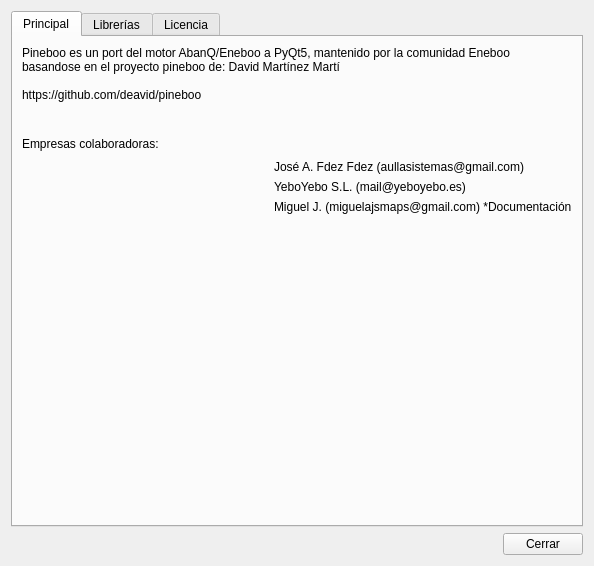
<?xml version="1.0" encoding="UTF-8"?>
<ui version="4.0">
 <class>Form</class>
 <widget class="QWidget" name="Form">
  <property name="geometry">
   <rect>
    <x>0</x>
    <y>0</y>
    <width>594</width>
    <height>566</height>
   </rect>
  </property>
  <property name="maximumSize">
   <size>
    <width>1042</width>
    <height>1132</height>
   </size>
  </property>
  <property name="windowTitle">
   <string>Acerca de pineboo</string>
  </property>
  <property name="windowIcon">
   <iconset>
    <normaloff>../../../../../core/images/icono_pi/Symbol_pi_256.png</normaloff>../../../../../core/images/icono_pi/Symbol_pi_256.png</iconset>
  </property>
  <layout class="QVBoxLayout" name="verticalLayout">
   <item>
    <widget class="QTabWidget" name="tabWidget">
     <property name="currentIndex">
      <number>0</number>
     </property>
     <widget class="QWidget" name="tab_principal">
      <attribute name="title">
       <string>Principal</string>
      </attribute>
      <layout class="QVBoxLayout" name="verticalLayout_3">
       <item>
        <widget class="QLabel" name="label">
         <property name="text">
          <string>Pineboo es un port del motor AbanQ/Eneboo a PyQt5, mantenido por la comunidad Eneboo basandose en el proyecto pineboo de: David Martínez Martí

https://github.com/deavid/pineboo</string>
         </property>
         <property name="scaledContents">
          <bool>false</bool>
         </property>
         <property name="alignment">
          <set>Qt::AlignLeading|Qt::AlignLeft|Qt::AlignTop</set>
         </property>
         <property name="wordWrap">
          <bool>true</bool>
         </property>
        </widget>
       </item>
       <item>
        <layout class="QHBoxLayout" name="horizontalLayout_5">
         <item>
          <spacer name="horizontalSpacer_4">
           <property name="orientation">
            <enum>Qt::Horizontal</enum>
           </property>
           <property name="sizeHint" stdset="0">
            <size>
             <width>40</width>
             <height>20</height>
            </size>
           </property>
          </spacer>
         </item>
         <item>
          <widget class="QLabel" name="label_2">
           <property name="maximumSize">
            <size>
             <width>300</width>
             <height>300</height>
            </size>
           </property>
           <property name="text">
            <string/>
           </property>
           <property name="pixmap">
            <pixmap>../../../../../core/images/icono_pi/Symbol_pi_1024.png</pixmap>
           </property>
           <property name="scaledContents">
            <bool>true</bool>
           </property>
          </widget>
         </item>
         <item>
          <spacer name="horizontalSpacer_5">
           <property name="orientation">
            <enum>Qt::Horizontal</enum>
           </property>
           <property name="sizeHint" stdset="0">
            <size>
             <width>40</width>
             <height>20</height>
            </size>
           </property>
          </spacer>
         </item>
        </layout>
       </item>
       <item>
        <layout class="QHBoxLayout" name="horizontalLayout_3">
         <item>
          <widget class="QLabel" name="label_3">
           <property name="text">
            <string>Empresas colaboradoras:</string>
           </property>
          </widget>
         </item>
         <item>
          <spacer name="horizontalSpacer_3">
           <property name="orientation">
            <enum>Qt::Horizontal</enum>
           </property>
           <property name="sizeHint" stdset="0">
            <size>
             <width>40</width>
             <height>20</height>
            </size>
           </property>
          </spacer>
         </item>
        </layout>
       </item>
       <item>
        <layout class="QHBoxLayout" name="horizontalLayout_6">
         <item>
          <spacer name="horizontalSpacer_6">
           <property name="orientation">
            <enum>Qt::Horizontal</enum>
           </property>
           <property name="sizeHint" stdset="0">
            <size>
             <width>178</width>
             <height>20</height>
            </size>
           </property>
          </spacer>
         </item>
         <item>
          <layout class="QVBoxLayout" name="verticalLayout_2">
           <item>
            <widget class="QLabel" name="label_4">
             <property name="text">
              <string>José A. Fdez Fdez (aullasistemas@gmail.com)</string>
             </property>
            </widget>
           </item>
           <item>
            <widget class="QLabel" name="label_5">
             <property name="text">
              <string>YeboYebo S.L. (mail@yeboyebo.es)</string>
             </property>
            </widget>
           </item>
           <item>
            <widget class="QLabel" name="label_6">
             <property name="text">
              <string>Miguel J. (miguelajsmaps@gmail.com) *Documentación</string>
             </property>
            </widget>
           </item>
          </layout>
         </item>
        </layout>
       </item>
       <item>
        <spacer name="verticalSpacer">
         <property name="orientation">
          <enum>Qt::Vertical</enum>
         </property>
         <property name="sizeHint" stdset="0">
          <size>
           <width>20</width>
           <height>70</height>
          </size>
         </property>
        </spacer>
       </item>
      </layout>
     </widget>
     <widget class="QWidget" name="tab_librerias">
      <attribute name="title">
       <string>Librerías</string>
      </attribute>
      <layout class="QVBoxLayout" name="verticalLayout_5">
       <item>
        <widget class="QLabel" name="lbl_librerias">
         <property name="text">
          <string/>
         </property>
         <property name="wordWrap">
          <bool>true</bool>
         </property>
        </widget>
       </item>
       <item>
        <spacer name="verticalSpacer_2">
         <property name="orientation">
          <enum>Qt::Vertical</enum>
         </property>
         <property name="sizeHint" stdset="0">
          <size>
           <width>20</width>
           <height>431</height>
          </size>
         </property>
        </spacer>
       </item>
       <item>
        <layout class="QHBoxLayout" name="horizontalLayout_4">
         <item>
          <spacer name="horizontalSpacer_2">
           <property name="orientation">
            <enum>Qt::Horizontal</enum>
           </property>
           <property name="sizeHint" stdset="0">
            <size>
             <width>398</width>
             <height>20</height>
            </size>
           </property>
          </spacer>
         </item>
         <item>
          <widget class="QPushButton" name="btn_clipboard">
           <property name="text">
            <string>Copiar al portapapeles</string>
           </property>
          </widget>
         </item>
        </layout>
       </item>
      </layout>
     </widget>
     <widget class="QWidget" name="tab_licencia">
      <attribute name="title">
       <string>Licencia</string>
      </attribute>
      <layout class="QVBoxLayout" name="verticalLayout_4">
       <item>
        <widget class="QPlainTextEdit" name="plainTextEdit">
         <property name="plainText">
          <string>Copyright © 2012 David Martínez Martí

Permission is hereby granted, free of charge, to any person obtaining a copy of 
this software and associated documentation files (the “Software”), to deal in 
the Software without restriction, including without limitation the rights to 
use, copy, modify, merge, publish, distribute, sublicense, and/or sell copies 
of the Software, and to permit persons to whom the Software is furnished to do 
so, subject to the following conditions:

The above copyright notice and this permission notice shall be included in all 
copies or substantial portions of the Software.

THE SOFTWARE IS PROVIDED “AS IS”, WITHOUT WARRANTY OF ANY KIND, EXPRESS OR 
IMPLIED, INCLUDING BUT NOT LIMITED TO THE WARRANTIES OF MERCHANTABILITY, FITNESS 
FOR A PARTICULAR PURPOSE AND NONINFRINGEMENT. IN NO EVENT SHALL THE AUTHORS OR 
COPYRIGHT HOLDERS BE LIABLE FOR ANY CLAIM, DAMAGES OR OTHER LIABILITY, WHETHER 
IN AN ACTION OF CONTRACT, TORT OR OTHERWISE, ARISING FROM, OUT OF OR IN 
CONNECTION WITH THE SOFTWARE OR THE USE OR OTHER DEALINGS IN THE SOFTWARE.</string>
         </property>
        </widget>
       </item>
      </layout>
     </widget>
    </widget>
   </item>
   <item>
    <layout class="QHBoxLayout" name="horizontalLayout_2">
     <item>
      <layout class="QHBoxLayout" name="horizontalLayout">
       <item>
        <widget class="QLabel" name="lbl_version">
         <property name="text">
          <string/>
         </property>
        </widget>
       </item>
       <item>
        <spacer name="horizontalSpacer">
         <property name="orientation">
          <enum>Qt::Horizontal</enum>
         </property>
         <property name="sizeHint" stdset="0">
          <size>
           <width>40</width>
           <height>20</height>
          </size>
         </property>
        </spacer>
       </item>
      </layout>
     </item>
     <item>
      <widget class="QPushButton" name="btn_close">
       <property name="text">
        <string>Cerrar</string>
       </property>
      </widget>
     </item>
    </layout>
   </item>
  </layout>
 </widget>
 <resources/>
 <connections/>
</ui>
